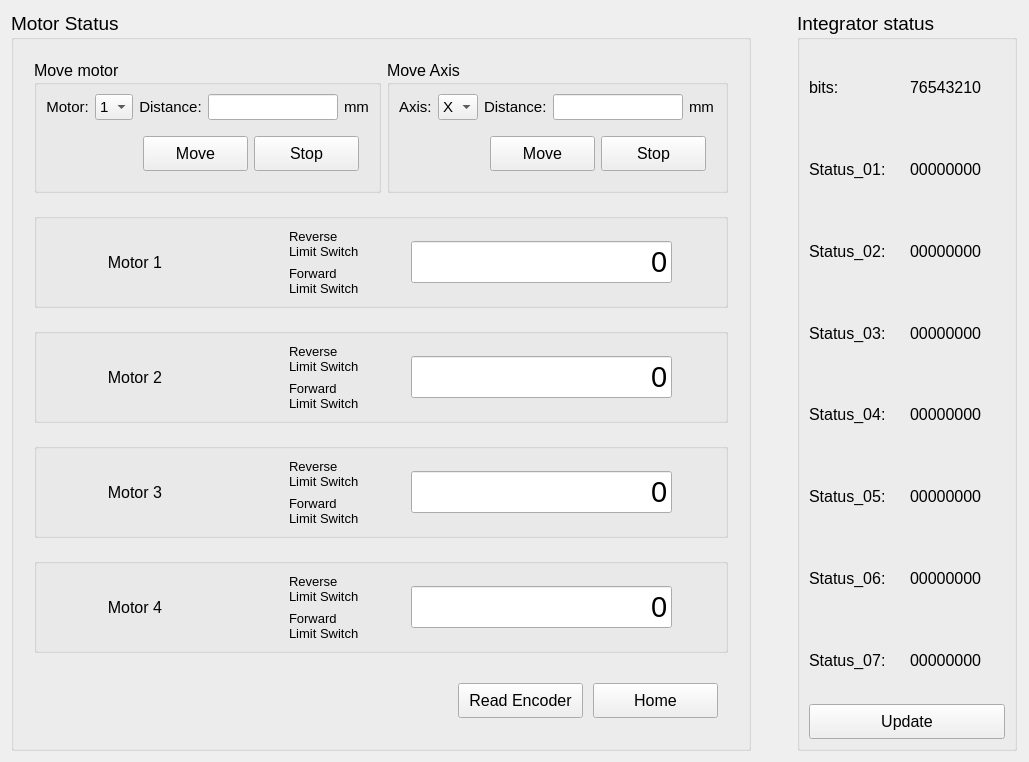
<?xml version="1.0" encoding="UTF-8"?>
<ui version="4.0">
 <class>MotorandIntegratorWidget</class>
 <widget class="QWidget" name="MotorandIntegratorWidget">
  <property name="geometry">
   <rect>
    <x>0</x>
    <y>0</y>
    <width>1029</width>
    <height>755</height>
   </rect>
  </property>
  <property name="windowTitle">
   <string>Form</string>
  </property>
  <layout class="QGridLayout" name="gridLayout">
   <item row="0" column="2">
    <widget class="QGroupBox" name="groupBox">
     <property name="sizePolicy">
      <sizepolicy hsizetype="Fixed" vsizetype="Preferred">
       <horstretch>0</horstretch>
       <verstretch>0</verstretch>
      </sizepolicy>
     </property>
     <property name="minimumSize">
      <size>
       <width>220</width>
       <height>0</height>
      </size>
     </property>
     <property name="font">
      <font>
       <pointsize>14</pointsize>
       <weight>50</weight>
       <bold>false</bold>
      </font>
     </property>
     <property name="title">
      <string>Integrator status</string>
     </property>
     <layout class="QGridLayout" name="gridLayout_10">
      <item row="0" column="0">
       <layout class="QGridLayout" name="gridLayout_3">
        <item row="5" column="0">
         <widget class="QLabel" name="label_59">
          <property name="font">
           <font>
            <pointsize>12</pointsize>
            <weight>50</weight>
            <bold>false</bold>
           </font>
          </property>
          <property name="text">
           <string>Status_05:</string>
          </property>
         </widget>
        </item>
        <item row="6" column="0">
         <widget class="QLabel" name="label_58">
          <property name="font">
           <font>
            <pointsize>12</pointsize>
            <weight>50</weight>
            <bold>false</bold>
           </font>
          </property>
          <property name="text">
           <string>Status_06:</string>
          </property>
         </widget>
        </item>
        <item row="7" column="0">
         <widget class="QLabel" name="label_57">
          <property name="font">
           <font>
            <pointsize>12</pointsize>
            <weight>50</weight>
            <bold>false</bold>
           </font>
          </property>
          <property name="text">
           <string>Status_07:</string>
          </property>
         </widget>
        </item>
        <item row="5" column="1">
         <widget class="QLabel" name="la_status_5">
          <property name="font">
           <font>
            <pointsize>12</pointsize>
            <weight>50</weight>
            <bold>false</bold>
           </font>
          </property>
          <property name="text">
           <string>00000000</string>
          </property>
         </widget>
        </item>
        <item row="0" column="1">
         <widget class="QLabel" name="la_status_8">
          <property name="font">
           <font>
            <pointsize>12</pointsize>
            <weight>50</weight>
            <bold>false</bold>
           </font>
          </property>
          <property name="text">
           <string>76543210</string>
          </property>
         </widget>
        </item>
        <item row="2" column="0">
         <widget class="QLabel" name="label_15">
          <property name="font">
           <font>
            <pointsize>12</pointsize>
            <weight>50</weight>
            <bold>false</bold>
           </font>
          </property>
          <property name="text">
           <string>Status_02:</string>
          </property>
         </widget>
        </item>
        <item row="0" column="0">
         <widget class="QLabel" name="label_74">
          <property name="font">
           <font>
            <pointsize>12</pointsize>
            <weight>50</weight>
            <bold>false</bold>
           </font>
          </property>
          <property name="text">
           <string>bits:</string>
          </property>
         </widget>
        </item>
        <item row="3" column="1">
         <widget class="QLabel" name="la_status_3">
          <property name="font">
           <font>
            <pointsize>12</pointsize>
            <weight>50</weight>
            <bold>false</bold>
           </font>
          </property>
          <property name="text">
           <string>00000000</string>
          </property>
         </widget>
        </item>
        <item row="6" column="1">
         <widget class="QLabel" name="la_status_6">
          <property name="font">
           <font>
            <pointsize>12</pointsize>
            <weight>50</weight>
            <bold>false</bold>
           </font>
          </property>
          <property name="text">
           <string>00000000</string>
          </property>
         </widget>
        </item>
        <item row="4" column="1">
         <widget class="QLabel" name="la_status_4">
          <property name="font">
           <font>
            <pointsize>12</pointsize>
            <weight>50</weight>
            <bold>false</bold>
           </font>
          </property>
          <property name="text">
           <string>00000000</string>
          </property>
         </widget>
        </item>
        <item row="1" column="1">
         <widget class="QLabel" name="la_status_1">
          <property name="font">
           <font>
            <pointsize>12</pointsize>
            <weight>50</weight>
            <bold>false</bold>
           </font>
          </property>
          <property name="text">
           <string>00000000</string>
          </property>
         </widget>
        </item>
        <item row="3" column="0">
         <widget class="QLabel" name="label_30">
          <property name="font">
           <font>
            <pointsize>12</pointsize>
            <weight>50</weight>
            <bold>false</bold>
           </font>
          </property>
          <property name="text">
           <string>Status_03:</string>
          </property>
         </widget>
        </item>
        <item row="7" column="1">
         <widget class="QLabel" name="la_status_7">
          <property name="font">
           <font>
            <pointsize>12</pointsize>
            <weight>50</weight>
            <bold>false</bold>
           </font>
          </property>
          <property name="text">
           <string>00000000</string>
          </property>
         </widget>
        </item>
        <item row="1" column="0">
         <widget class="QLabel" name="label_14">
          <property name="font">
           <font>
            <pointsize>12</pointsize>
            <weight>50</weight>
            <bold>false</bold>
           </font>
          </property>
          <property name="text">
           <string>Status_01:</string>
          </property>
         </widget>
        </item>
        <item row="2" column="1">
         <widget class="QLabel" name="la_status_2">
          <property name="font">
           <font>
            <pointsize>12</pointsize>
            <weight>50</weight>
            <bold>false</bold>
           </font>
          </property>
          <property name="text">
           <string>00000000</string>
          </property>
         </widget>
        </item>
        <item row="4" column="0">
         <widget class="QLabel" name="label_33">
          <property name="font">
           <font>
            <pointsize>12</pointsize>
            <weight>50</weight>
            <bold>false</bold>
           </font>
          </property>
          <property name="text">
           <string>Status_04:</string>
          </property>
         </widget>
        </item>
       </layout>
      </item>
      <item row="1" column="0">
       <widget class="QPushButton" name="pbt_status_update">
        <property name="minimumSize">
         <size>
          <width>125</width>
          <height>35</height>
         </size>
        </property>
        <property name="font">
         <font>
          <pointsize>12</pointsize>
          <weight>50</weight>
          <bold>false</bold>
         </font>
        </property>
        <property name="text">
         <string>Update</string>
        </property>
        <property name="icon">
         <iconset>
          <normaloff>../../resources/img/refresh.png</normaloff>../../resources/img/refresh.png</iconset>
        </property>
        <property name="iconSize">
         <size>
          <width>25</width>
          <height>25</height>
         </size>
        </property>
       </widget>
      </item>
     </layout>
    </widget>
   </item>
   <item row="0" column="0">
    <widget class="QGroupBox" name="gridGroupBox_2">
     <property name="sizePolicy">
      <sizepolicy hsizetype="Fixed" vsizetype="Preferred">
       <horstretch>0</horstretch>
       <verstretch>0</verstretch>
      </sizepolicy>
     </property>
     <property name="font">
      <font>
       <pointsize>14</pointsize>
      </font>
     </property>
     <property name="title">
      <string>Motor Status</string>
     </property>
     <layout class="QGridLayout" name="gridLayout_7">
      <property name="leftMargin">
       <number>20</number>
      </property>
      <property name="topMargin">
       <number>20</number>
      </property>
      <property name="rightMargin">
       <number>20</number>
      </property>
      <property name="bottomMargin">
       <number>20</number>
      </property>
      <property name="verticalSpacing">
       <number>20</number>
      </property>
      <item row="2" column="0" colspan="4">
       <widget class="QGroupBox" name="gridGroupBox_3">
        <layout class="QGridLayout" name="gridLayout_18">
         <item row="1" column="2">
          <widget class="QLabel" name="label_34">
           <property name="font">
            <font>
             <pointsize>10</pointsize>
            </font>
           </property>
           <property name="text">
            <string>Forward
Limit Switch</string>
           </property>
          </widget>
         </item>
         <item row="0" column="2">
          <widget class="QLabel" name="label_31">
           <property name="font">
            <font>
             <pointsize>10</pointsize>
            </font>
           </property>
           <property name="text">
            <string>Reverse
Limit Switch</string>
           </property>
          </widget>
         </item>
         <item row="0" column="3" rowspan="2">
          <widget class="QLineEdit" name="le_encoder_reading_2">
           <property name="sizePolicy">
            <sizepolicy hsizetype="Preferred" vsizetype="Fixed">
             <horstretch>0</horstretch>
             <verstretch>0</verstretch>
            </sizepolicy>
           </property>
           <property name="font">
            <font>
             <pointsize>22</pointsize>
            </font>
           </property>
           <property name="text">
            <string>0</string>
           </property>
           <property name="alignment">
            <set>Qt::AlignRight|Qt::AlignTrailing|Qt::AlignVCenter</set>
           </property>
           <property name="readOnly">
            <bool>true</bool>
           </property>
          </widget>
         </item>
         <item row="0" column="0" rowspan="2">
          <widget class="QLabel" name="label_23">
           <property name="font">
            <font>
             <pointsize>12</pointsize>
            </font>
           </property>
           <property name="text">
            <string>Motor 2</string>
           </property>
           <property name="alignment">
            <set>Qt::AlignRight|Qt::AlignTrailing|Qt::AlignVCenter</set>
           </property>
          </widget>
         </item>
         <item row="0" column="1">
          <widget class="QPushButton" name="signal_reverse_ls_2">
           <property name="enabled">
            <bool>false</bool>
           </property>
           <property name="text">
            <string/>
           </property>
           <property name="icon">
            <iconset>
             <normaloff>../../resources/img/green_light.png</normaloff>../../resources/img/green_light.png</iconset>
           </property>
           <property name="flat">
            <bool>true</bool>
           </property>
          </widget>
         </item>
         <item row="1" column="1">
          <widget class="QPushButton" name="signal_forward_ls_2">
           <property name="enabled">
            <bool>false</bool>
           </property>
           <property name="text">
            <string/>
           </property>
           <property name="icon">
            <iconset>
             <normaloff>../../resources/img/green_light.png</normaloff>../../resources/img/green_light.png</iconset>
           </property>
           <property name="flat">
            <bool>true</bool>
           </property>
          </widget>
         </item>
         <item row="0" column="4" rowspan="2">
          <widget class="QToolButton" name="tbt_home_2">
           <property name="enabled">
            <bool>false</bool>
           </property>
           <property name="text">
            <string/>
           </property>
           <property name="icon">
            <iconset>
             <normaloff>../../resources/img/home.png</normaloff>../../resources/img/home.png</iconset>
           </property>
           <property name="iconSize">
            <size>
             <width>30</width>
             <height>30</height>
            </size>
           </property>
           <property name="autoRaise">
            <bool>true</bool>
           </property>
          </widget>
         </item>
        </layout>
       </widget>
      </item>
      <item row="4" column="0" colspan="4">
       <widget class="QGroupBox" name="gridGroupBox_4">
        <layout class="QGridLayout" name="gridLayout_20">
         <item row="0" column="3" rowspan="2">
          <widget class="QLineEdit" name="le_encoder_reading_4">
           <property name="sizePolicy">
            <sizepolicy hsizetype="Preferred" vsizetype="Fixed">
             <horstretch>0</horstretch>
             <verstretch>0</verstretch>
            </sizepolicy>
           </property>
           <property name="font">
            <font>
             <pointsize>22</pointsize>
            </font>
           </property>
           <property name="text">
            <string>0</string>
           </property>
           <property name="alignment">
            <set>Qt::AlignRight|Qt::AlignTrailing|Qt::AlignVCenter</set>
           </property>
           <property name="readOnly">
            <bool>true</bool>
           </property>
          </widget>
         </item>
         <item row="0" column="2">
          <widget class="QLabel" name="label_37">
           <property name="font">
            <font>
             <pointsize>10</pointsize>
            </font>
           </property>
           <property name="text">
            <string>Reverse
Limit Switch</string>
           </property>
          </widget>
         </item>
         <item row="0" column="1">
          <widget class="QPushButton" name="signal_reverse_ls_4">
           <property name="enabled">
            <bool>false</bool>
           </property>
           <property name="text">
            <string/>
           </property>
           <property name="icon">
            <iconset>
             <normaloff>../../resources/img/green_light.png</normaloff>../../resources/img/green_light.png</iconset>
           </property>
           <property name="flat">
            <bool>true</bool>
           </property>
          </widget>
         </item>
         <item row="1" column="1">
          <widget class="QPushButton" name="signal_forward_ls_4">
           <property name="enabled">
            <bool>false</bool>
           </property>
           <property name="text">
            <string/>
           </property>
           <property name="icon">
            <iconset>
             <normaloff>../../resources/img/green_light.png</normaloff>../../resources/img/green_light.png</iconset>
           </property>
           <property name="flat">
            <bool>true</bool>
           </property>
          </widget>
         </item>
         <item row="1" column="2">
          <widget class="QLabel" name="label_38">
           <property name="font">
            <font>
             <pointsize>10</pointsize>
            </font>
           </property>
           <property name="text">
            <string>Forward
Limit Switch</string>
           </property>
          </widget>
         </item>
         <item row="0" column="0" rowspan="2">
          <widget class="QLabel" name="label_26">
           <property name="font">
            <font>
             <pointsize>12</pointsize>
            </font>
           </property>
           <property name="text">
            <string>Motor 4</string>
           </property>
           <property name="alignment">
            <set>Qt::AlignRight|Qt::AlignTrailing|Qt::AlignVCenter</set>
           </property>
          </widget>
         </item>
         <item row="0" column="4" rowspan="2">
          <widget class="QToolButton" name="tbt_home_4">
           <property name="enabled">
            <bool>false</bool>
           </property>
           <property name="text">
            <string/>
           </property>
           <property name="icon">
            <iconset>
             <normaloff>../../resources/img/home.png</normaloff>../../resources/img/home.png</iconset>
           </property>
           <property name="iconSize">
            <size>
             <width>30</width>
             <height>30</height>
            </size>
           </property>
           <property name="autoRaise">
            <bool>true</bool>
           </property>
          </widget>
         </item>
        </layout>
       </widget>
      </item>
      <item row="1" column="0" colspan="4">
       <widget class="QGroupBox" name="gridGroupBox">
        <layout class="QGridLayout" name="gridLayout_17">
         <item row="1" column="3" rowspan="2">
          <widget class="QLineEdit" name="le_encoder_reading_1">
           <property name="sizePolicy">
            <sizepolicy hsizetype="Preferred" vsizetype="Fixed">
             <horstretch>0</horstretch>
             <verstretch>0</verstretch>
            </sizepolicy>
           </property>
           <property name="font">
            <font>
             <pointsize>22</pointsize>
            </font>
           </property>
           <property name="text">
            <string>0</string>
           </property>
           <property name="alignment">
            <set>Qt::AlignRight|Qt::AlignTrailing|Qt::AlignVCenter</set>
           </property>
           <property name="readOnly">
            <bool>true</bool>
           </property>
          </widget>
         </item>
         <item row="2" column="1">
          <widget class="QPushButton" name="signal_forward_ls_1">
           <property name="enabled">
            <bool>false</bool>
           </property>
           <property name="text">
            <string/>
           </property>
           <property name="icon">
            <iconset>
             <normaloff>../../resources/img/green_light.png</normaloff>../../resources/img/green_light.png</iconset>
           </property>
           <property name="flat">
            <bool>true</bool>
           </property>
          </widget>
         </item>
         <item row="2" column="2">
          <widget class="QLabel" name="label_22">
           <property name="font">
            <font>
             <pointsize>10</pointsize>
            </font>
           </property>
           <property name="text">
            <string>Forward
Limit Switch</string>
           </property>
          </widget>
         </item>
         <item row="1" column="1">
          <widget class="QPushButton" name="signal_reverse_ls_1">
           <property name="enabled">
            <bool>false</bool>
           </property>
           <property name="text">
            <string/>
           </property>
           <property name="icon">
            <iconset>
             <normaloff>../../resources/img/green_light.png</normaloff>../../resources/img/green_light.png</iconset>
           </property>
           <property name="flat">
            <bool>true</bool>
           </property>
          </widget>
         </item>
         <item row="1" column="2">
          <widget class="QLabel" name="label_10">
           <property name="font">
            <font>
             <pointsize>10</pointsize>
            </font>
           </property>
           <property name="text">
            <string>Reverse
Limit Switch</string>
           </property>
          </widget>
         </item>
         <item row="1" column="0" rowspan="2">
          <widget class="QLabel" name="label_24">
           <property name="font">
            <font>
             <pointsize>12</pointsize>
            </font>
           </property>
           <property name="text">
            <string>Motor 1</string>
           </property>
           <property name="alignment">
            <set>Qt::AlignRight|Qt::AlignTrailing|Qt::AlignVCenter</set>
           </property>
          </widget>
         </item>
         <item row="1" column="4" rowspan="2">
          <widget class="QToolButton" name="tbt_home_1">
           <property name="enabled">
            <bool>false</bool>
           </property>
           <property name="text">
            <string/>
           </property>
           <property name="icon">
            <iconset>
             <normaloff>../../resources/img/home.png</normaloff>../../resources/img/home.png</iconset>
           </property>
           <property name="iconSize">
            <size>
             <width>30</width>
             <height>30</height>
            </size>
           </property>
           <property name="autoRaise">
            <bool>true</bool>
           </property>
          </widget>
         </item>
        </layout>
       </widget>
      </item>
      <item row="6" column="0" colspan="4">
       <layout class="QHBoxLayout" name="horizontalLayout">
        <property name="leftMargin">
         <number>10</number>
        </property>
        <property name="topMargin">
         <number>10</number>
        </property>
        <property name="rightMargin">
         <number>10</number>
        </property>
        <property name="bottomMargin">
         <number>10</number>
        </property>
        <item>
         <spacer name="horizontalSpacer">
          <property name="orientation">
           <enum>Qt::Horizontal</enum>
          </property>
          <property name="sizeHint" stdset="0">
           <size>
            <width>40</width>
            <height>20</height>
           </size>
          </property>
         </spacer>
        </item>
        <item>
         <widget class="QPushButton" name="pbt_encoder_reading">
          <property name="minimumSize">
           <size>
            <width>125</width>
            <height>35</height>
           </size>
          </property>
          <property name="font">
           <font>
            <pointsize>12</pointsize>
           </font>
          </property>
          <property name="text">
           <string>Read Encoder</string>
          </property>
          <property name="icon">
           <iconset>
            <normaloff>../../resources/img/refresh.png</normaloff>../../resources/img/refresh.png</iconset>
          </property>
         </widget>
        </item>
        <item>
         <spacer name="horizontalSpacer_2">
          <property name="orientation">
           <enum>Qt::Horizontal</enum>
          </property>
          <property name="sizeType">
           <enum>QSizePolicy::Fixed</enum>
          </property>
          <property name="sizeHint" stdset="0">
           <size>
            <width>10</width>
            <height>20</height>
           </size>
          </property>
         </spacer>
        </item>
        <item>
         <widget class="QPushButton" name="pbt_home">
          <property name="minimumSize">
           <size>
            <width>125</width>
            <height>35</height>
           </size>
          </property>
          <property name="font">
           <font>
            <pointsize>12</pointsize>
           </font>
          </property>
          <property name="text">
           <string>Home</string>
          </property>
          <property name="icon">
           <iconset>
            <normaloff>../../resources/img/home.png</normaloff>../../resources/img/home.png</iconset>
          </property>
          <property name="iconSize">
           <size>
            <width>20</width>
            <height>20</height>
           </size>
          </property>
         </widget>
        </item>
       </layout>
      </item>
      <item row="0" column="3">
       <widget class="QGroupBox" name="gridGroupBox_5">
        <property name="maximumSize">
         <size>
          <width>341</width>
          <height>16777215</height>
         </size>
        </property>
        <property name="font">
         <font>
          <pointsize>12</pointsize>
         </font>
        </property>
        <property name="title">
         <string>Move Axis</string>
        </property>
        <layout class="QGridLayout" name="gridLayout_21">
         <property name="leftMargin">
          <number>9</number>
         </property>
         <property name="topMargin">
          <number>9</number>
         </property>
         <property name="rightMargin">
          <number>9</number>
         </property>
         <property name="bottomMargin">
          <number>9</number>
         </property>
         <item row="0" column="1">
          <layout class="QGridLayout" name="gridLayout_2">
           <item row="0" column="1">
            <widget class="QComboBox" name="cmb_axis">
             <property name="sizePolicy">
              <sizepolicy hsizetype="Fixed" vsizetype="Fixed">
               <horstretch>0</horstretch>
               <verstretch>0</verstretch>
              </sizepolicy>
             </property>
             <property name="font">
              <font>
               <pointsize>11</pointsize>
              </font>
             </property>
             <item>
              <property name="text">
               <string>X</string>
              </property>
             </item>
             <item>
              <property name="text">
               <string>Y</string>
              </property>
             </item>
            </widget>
           </item>
           <item row="0" column="0">
            <widget class="QLabel" name="label_17">
             <property name="sizePolicy">
              <sizepolicy hsizetype="Preferred" vsizetype="Fixed">
               <horstretch>0</horstretch>
               <verstretch>0</verstretch>
              </sizepolicy>
             </property>
             <property name="font">
              <font>
               <pointsize>11</pointsize>
              </font>
             </property>
             <property name="text">
              <string>Axis:</string>
             </property>
            </widget>
           </item>
           <item row="0" column="2">
            <widget class="QLabel" name="label_18">
             <property name="sizePolicy">
              <sizepolicy hsizetype="Preferred" vsizetype="Fixed">
               <horstretch>0</horstretch>
               <verstretch>0</verstretch>
              </sizepolicy>
             </property>
             <property name="font">
              <font>
               <pointsize>11</pointsize>
              </font>
             </property>
             <property name="text">
              <string>Distance:</string>
             </property>
            </widget>
           </item>
           <item row="0" column="3">
            <widget class="QLineEdit" name="le_axis_dist">
             <property name="sizePolicy">
              <sizepolicy hsizetype="Fixed" vsizetype="Fixed">
               <horstretch>0</horstretch>
               <verstretch>0</verstretch>
              </sizepolicy>
             </property>
             <property name="maximumSize">
              <size>
               <width>130</width>
               <height>16777215</height>
              </size>
             </property>
             <property name="font">
              <font>
               <pointsize>11</pointsize>
              </font>
             </property>
             <property name="alignment">
              <set>Qt::AlignCenter</set>
             </property>
            </widget>
           </item>
           <item row="0" column="4">
            <widget class="QLabel" name="label_19">
             <property name="font">
              <font>
               <pointsize>11</pointsize>
              </font>
             </property>
             <property name="text">
              <string>mm</string>
             </property>
            </widget>
           </item>
          </layout>
         </item>
         <item row="1" column="1">
          <layout class="QHBoxLayout" name="horizontalLayout_2">
           <property name="leftMargin">
            <number>10</number>
           </property>
           <property name="topMargin">
            <number>10</number>
           </property>
           <property name="rightMargin">
            <number>10</number>
           </property>
           <property name="bottomMargin">
            <number>10</number>
           </property>
           <item>
            <spacer name="horizontalSpacer_3">
             <property name="orientation">
              <enum>Qt::Horizontal</enum>
             </property>
             <property name="sizeHint" stdset="0">
              <size>
               <width>40</width>
               <height>20</height>
              </size>
             </property>
            </spacer>
           </item>
           <item>
            <widget class="QPushButton" name="pbt_move_axis">
             <property name="minimumSize">
              <size>
               <width>105</width>
               <height>35</height>
              </size>
             </property>
             <property name="font">
              <font>
               <pointsize>12</pointsize>
              </font>
             </property>
             <property name="text">
              <string>Move</string>
             </property>
             <property name="icon">
              <iconset>
               <normaloff>../../resources/img/play.png</normaloff>../../resources/img/play.png</iconset>
             </property>
             <property name="iconSize">
              <size>
               <width>25</width>
               <height>35</height>
              </size>
             </property>
            </widget>
           </item>
           <item>
            <widget class="QPushButton" name="pbt_stop_axis">
             <property name="minimumSize">
              <size>
               <width>105</width>
               <height>35</height>
              </size>
             </property>
             <property name="font">
              <font>
               <pointsize>12</pointsize>
              </font>
             </property>
             <property name="text">
              <string>Stop</string>
             </property>
             <property name="icon">
              <iconset>
               <normaloff>../../resources/img/stop_sign.png</normaloff>../../resources/img/stop_sign.png</iconset>
             </property>
             <property name="iconSize">
              <size>
               <width>22</width>
               <height>22</height>
              </size>
             </property>
            </widget>
           </item>
          </layout>
         </item>
        </layout>
       </widget>
      </item>
      <item row="0" column="0" colspan="3">
       <widget class="QGroupBox" name="groupBox_4">
        <property name="font">
         <font>
          <pointsize>12</pointsize>
         </font>
        </property>
        <property name="title">
         <string>Move motor</string>
        </property>
        <layout class="QGridLayout" name="gridLayout_8">
         <item row="7" column="0" colspan="3">
          <layout class="QHBoxLayout" name="horizontalLayout_4">
           <property name="leftMargin">
            <number>10</number>
           </property>
           <property name="topMargin">
            <number>10</number>
           </property>
           <property name="rightMargin">
            <number>10</number>
           </property>
           <property name="bottomMargin">
            <number>10</number>
           </property>
           <item>
            <spacer name="horizontalSpacer_10">
             <property name="orientation">
              <enum>Qt::Horizontal</enum>
             </property>
             <property name="sizeHint" stdset="0">
              <size>
               <width>40</width>
               <height>20</height>
              </size>
             </property>
            </spacer>
           </item>
           <item>
            <widget class="QPushButton" name="pbt_move_motor">
             <property name="minimumSize">
              <size>
               <width>105</width>
               <height>35</height>
              </size>
             </property>
             <property name="text">
              <string>Move</string>
             </property>
             <property name="icon">
              <iconset>
               <normaloff>../../resources/img/play.png</normaloff>../../resources/img/play.png</iconset>
             </property>
             <property name="iconSize">
              <size>
               <width>25</width>
               <height>35</height>
              </size>
             </property>
            </widget>
           </item>
           <item>
            <widget class="QPushButton" name="pbt_stop_motor">
             <property name="minimumSize">
              <size>
               <width>105</width>
               <height>35</height>
              </size>
             </property>
             <property name="text">
              <string>Stop</string>
             </property>
             <property name="icon">
              <iconset>
               <normaloff>../../resources/img/stop_sign.png</normaloff>../../resources/img/stop_sign.png</iconset>
             </property>
             <property name="iconSize">
              <size>
               <width>22</width>
               <height>22</height>
              </size>
             </property>
            </widget>
           </item>
          </layout>
         </item>
         <item row="0" column="0" colspan="3">
          <layout class="QGridLayout" name="gridLayout_9">
           <item row="0" column="2" rowspan="2">
            <widget class="QLabel" name="label_27">
             <property name="sizePolicy">
              <sizepolicy hsizetype="Preferred" vsizetype="Fixed">
               <horstretch>0</horstretch>
               <verstretch>0</verstretch>
              </sizepolicy>
             </property>
             <property name="font">
              <font>
               <pointsize>11</pointsize>
              </font>
             </property>
             <property name="text">
              <string>Distance:</string>
             </property>
             <property name="alignment">
              <set>Qt::AlignCenter</set>
             </property>
            </widget>
           </item>
           <item row="0" column="4" rowspan="2">
            <widget class="QLabel" name="label_28">
             <property name="font">
              <font>
               <pointsize>11</pointsize>
              </font>
             </property>
             <property name="text">
              <string>mm</string>
             </property>
            </widget>
           </item>
           <item row="0" column="1" rowspan="2">
            <widget class="QComboBox" name="cmb_motor">
             <property name="sizePolicy">
              <sizepolicy hsizetype="Fixed" vsizetype="Fixed">
               <horstretch>0</horstretch>
               <verstretch>0</verstretch>
              </sizepolicy>
             </property>
             <property name="font">
              <font>
               <pointsize>11</pointsize>
              </font>
             </property>
             <item>
              <property name="text">
               <string>1</string>
              </property>
             </item>
             <item>
              <property name="text">
               <string>2</string>
              </property>
             </item>
             <item>
              <property name="text">
               <string>3</string>
              </property>
             </item>
             <item>
              <property name="text">
               <string>4</string>
              </property>
             </item>
            </widget>
           </item>
           <item row="0" column="3" rowspan="2">
            <widget class="QLineEdit" name="le_motor_dist">
             <property name="sizePolicy">
              <sizepolicy hsizetype="Fixed" vsizetype="Fixed">
               <horstretch>0</horstretch>
               <verstretch>0</verstretch>
              </sizepolicy>
             </property>
             <property name="maximumSize">
              <size>
               <width>130</width>
               <height>16777215</height>
              </size>
             </property>
             <property name="font">
              <font>
               <pointsize>11</pointsize>
              </font>
             </property>
             <property name="alignment">
              <set>Qt::AlignCenter</set>
             </property>
            </widget>
           </item>
           <item row="0" column="0" rowspan="2">
            <widget class="QLabel" name="label_21">
             <property name="sizePolicy">
              <sizepolicy hsizetype="Preferred" vsizetype="Fixed">
               <horstretch>0</horstretch>
               <verstretch>0</verstretch>
              </sizepolicy>
             </property>
             <property name="font">
              <font>
               <pointsize>11</pointsize>
              </font>
             </property>
             <property name="text">
              <string>Motor:</string>
             </property>
             <property name="alignment">
              <set>Qt::AlignCenter</set>
             </property>
            </widget>
           </item>
          </layout>
         </item>
        </layout>
       </widget>
      </item>
      <item row="3" column="0" colspan="4">
       <widget class="QGroupBox" name="gridGroupBox_6">
        <layout class="QGridLayout" name="gridLayout_19">
         <item row="0" column="0" rowspan="2">
          <widget class="QLabel" name="label_25">
           <property name="font">
            <font>
             <pointsize>12</pointsize>
            </font>
           </property>
           <property name="text">
            <string>Motor 3</string>
           </property>
           <property name="alignment">
            <set>Qt::AlignRight|Qt::AlignTrailing|Qt::AlignVCenter</set>
           </property>
          </widget>
         </item>
         <item row="0" column="3" rowspan="2">
          <widget class="QLineEdit" name="le_encoder_reading_3">
           <property name="sizePolicy">
            <sizepolicy hsizetype="Preferred" vsizetype="Fixed">
             <horstretch>0</horstretch>
             <verstretch>0</verstretch>
            </sizepolicy>
           </property>
           <property name="font">
            <font>
             <pointsize>22</pointsize>
            </font>
           </property>
           <property name="text">
            <string>0</string>
           </property>
           <property name="alignment">
            <set>Qt::AlignRight|Qt::AlignTrailing|Qt::AlignVCenter</set>
           </property>
           <property name="readOnly">
            <bool>true</bool>
           </property>
          </widget>
         </item>
         <item row="0" column="2">
          <widget class="QLabel" name="label_35">
           <property name="font">
            <font>
             <pointsize>10</pointsize>
            </font>
           </property>
           <property name="text">
            <string>Reverse
Limit Switch</string>
           </property>
          </widget>
         </item>
         <item row="1" column="1">
          <widget class="QPushButton" name="signal_forward_ls_3">
           <property name="enabled">
            <bool>false</bool>
           </property>
           <property name="text">
            <string/>
           </property>
           <property name="icon">
            <iconset>
             <normaloff>../../resources/img/green_light.png</normaloff>../../resources/img/green_light.png</iconset>
           </property>
           <property name="flat">
            <bool>true</bool>
           </property>
          </widget>
         </item>
         <item row="0" column="1">
          <widget class="QPushButton" name="signal_reverse_ls_3">
           <property name="enabled">
            <bool>false</bool>
           </property>
           <property name="text">
            <string/>
           </property>
           <property name="icon">
            <iconset>
             <normaloff>../../resources/img/green_light.png</normaloff>../../resources/img/green_light.png</iconset>
           </property>
           <property name="flat">
            <bool>true</bool>
           </property>
          </widget>
         </item>
         <item row="1" column="2">
          <widget class="QLabel" name="label_36">
           <property name="font">
            <font>
             <pointsize>10</pointsize>
            </font>
           </property>
           <property name="text">
            <string>Forward
Limit Switch</string>
           </property>
          </widget>
         </item>
         <item row="0" column="4" rowspan="2">
          <widget class="QToolButton" name="tbt_home_3">
           <property name="enabled">
            <bool>false</bool>
           </property>
           <property name="text">
            <string/>
           </property>
           <property name="icon">
            <iconset>
             <normaloff>../../resources/img/home.png</normaloff>../../resources/img/home.png</iconset>
           </property>
           <property name="iconSize">
            <size>
             <width>30</width>
             <height>30</height>
            </size>
           </property>
           <property name="autoRaise">
            <bool>true</bool>
           </property>
          </widget>
         </item>
        </layout>
       </widget>
      </item>
     </layout>
    </widget>
   </item>
   <item row="0" column="1">
    <spacer name="horizontalSpacer_4">
     <property name="orientation">
      <enum>Qt::Horizontal</enum>
     </property>
     <property name="sizeType">
      <enum>QSizePolicy::Fixed</enum>
     </property>
     <property name="sizeHint" stdset="0">
      <size>
       <width>40</width>
       <height>20</height>
      </size>
     </property>
    </spacer>
   </item>
  </layout>
 </widget>
 <resources>
  <include location="../../../../../Delta tau/imagens/imagens.qrc"/>
 </resources>
 <connections/>
</ui>
